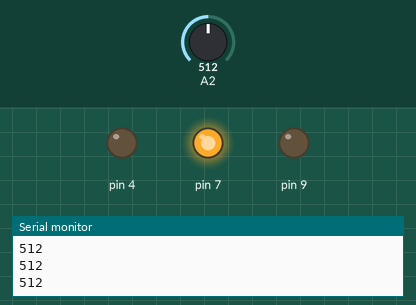
The sketch below on a simulated Arduino Uno, built with avr-gcc and run on an emulated ATmega328P. Parts: output pins drawn as LEDs (lit = HIGH), the last lines printed to the serial monitor. The test bench sets the inputs (shaded band); at power-on: A2 = 512.

Above: at 1.2 s.
1.3 s: A2 set to 710
At 2.1 s:
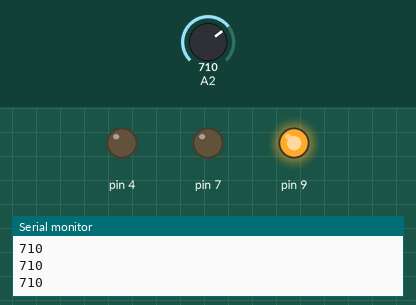
2.8 s: A2 set to 883
4.3 s: A2 set to 913
At 5.5 s:
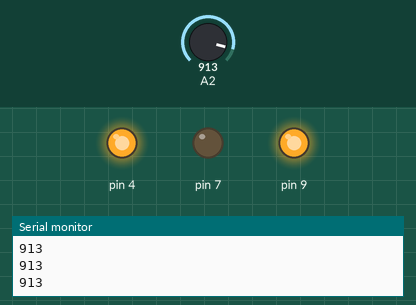
5.8 s: A2 set to 890
At 6.8 s:
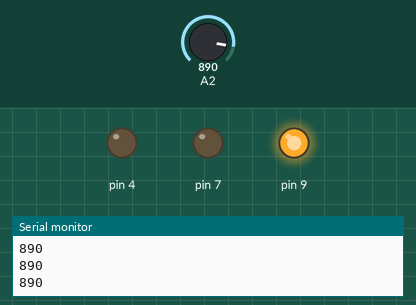
7.3 s: A2 set to 900
At 7.9 s:
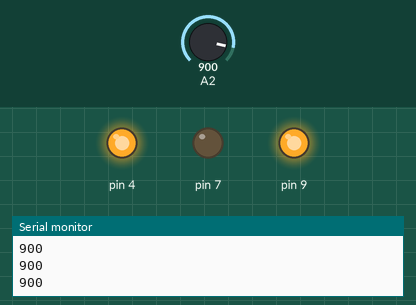
Timing chart, 0 to 9.8 s (numbered marks = the images above; inputs shaded):
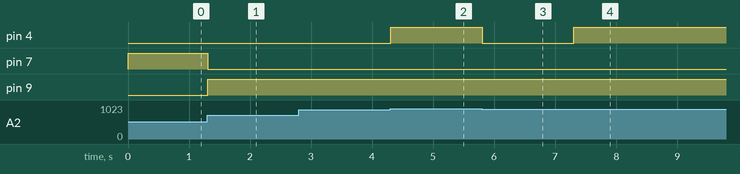

Measured:
- the behaviour switches between 899 and 900 on A2 (found by bisection; images 1 and 2)
- after the input at 1.3 s, pin 7: HIGH → LOW at once; pin 9: LOW → HIGH at once
- after the input at 4.3 s, pin 4: LOW → HIGH at once
- after the input at 5.8 s, pin 4: HIGH → LOW at once
- after the input at 7.3 s, pin 4: LOW → HIGH at once

The sketch:

Assignment-1-IOT-WORKSHOP.ino
```cpp
void setup() {
  // put your setup code here, to run once:
Serial.begin(9600);
pinMode(7,OUTPUT);
pinMode(9,OUTPUT);
pinMode(4,OUTPUT);
}

void loop() {
  // put your main code here, to run repeatedly:
int sensor_data=analogRead(A2);
  Serial.println(sensor_data);
  if(sensor_data<700)
  {
  digitalWrite(7,HIGH);
  digitalWrite(9,LOW);
  digitalWrite(4,LOW);
  }
  else if((sensor_data>700 )&& (sensor_data<900))
  {
    digitalWrite(7,LOW);
    digitalWrite(9,HIGH);
    digitalWrite(4,LOW);
  }
else
{
  digitalWrite(7,LOW);
  digitalWrite(8,LOW);
  digitalWrite(4,HIGH);
}
}
```
